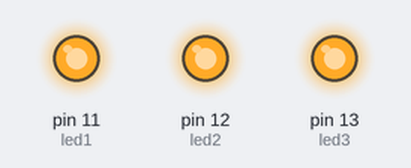
Simulated run of this sketch. Board: Arduino Uno, built with avr-gcc and run on an emulated ATmega328P. Parts: output pins drawn as LEDs (lit = HIGH).

Above: at 0.1 s.
Timing chart, 0 to 1.6 s (numbered marks = the images above):
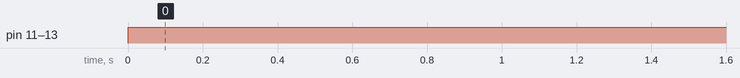

The sketch:

OpenAllLeds.ino
```cpp
int led1 = 11;
int led2 = 12;
int led3 = 13;

void setup() {
   pinMode(led1, OUTPUT);
  pinMode(led2, OUTPUT);
  pinMode(led3, OUTPUT);

}

void loop() {
digitalWrite(led1,HIGH);
      digitalWrite(led2,HIGH);
      digitalWrite(led3,HIGH);
}
```

Measured:
- by itself, pin 11 (led1), pin 12 (led2), pin 13 (led3): LOW → HIGH at 0.00 s
